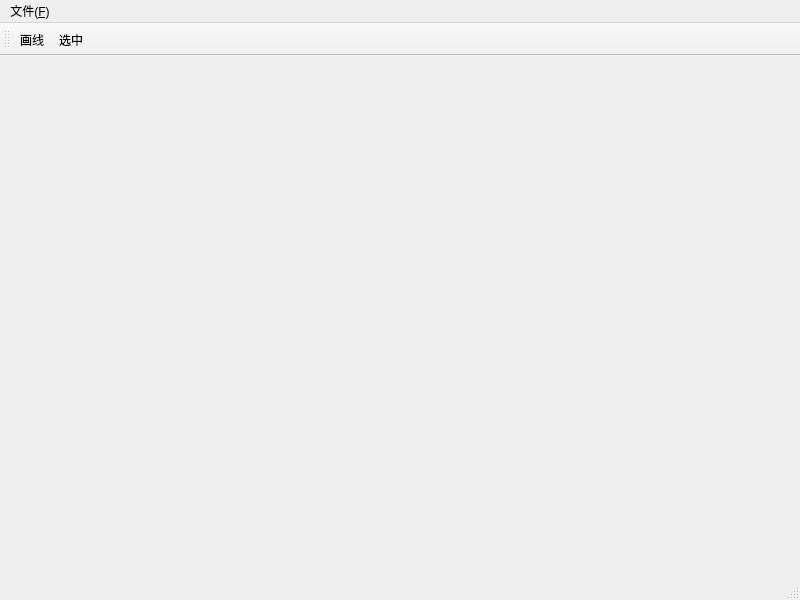
<?xml version="1.0" encoding="UTF-8"?>
<ui version="4.0">
 <class>TestQtClass</class>
 <widget class="QMainWindow" name="TestQtClass">
  <property name="geometry">
   <rect>
    <x>0</x>
    <y>0</y>
    <width>800</width>
    <height>600</height>
   </rect>
  </property>
  <property name="windowTitle">
   <string>TestQt</string>
  </property>
  <widget class="QWidget" name="centralWidget"/>
  <widget class="QStatusBar" name="statusBar"/>
  <widget class="QMenuBar" name="menuBar">
   <property name="geometry">
    <rect>
     <x>0</x>
     <y>0</y>
     <width>800</width>
     <height>23</height>
    </rect>
   </property>
   <widget class="QMenu" name="menu_F">
    <property name="title">
     <string>文件(&amp;F)</string>
    </property>
    <addaction name="newFile"/>
    <addaction name="saveFile"/>
   </widget>
   <addaction name="menu_F"/>
  </widget>
  <widget class="QToolBar" name="mainToolBar">
   <attribute name="toolBarArea">
    <enum>TopToolBarArea</enum>
   </attribute>
   <attribute name="toolBarBreak">
    <bool>false</bool>
   </attribute>
   <addaction name="drawLine"/>
   <addaction name="choose"/>
  </widget>
  <action name="newFile">
   <property name="text">
    <string>新建文件</string>
   </property>
  </action>
  <action name="saveFile">
   <property name="text">
    <string>保存文件</string>
   </property>
  </action>
  <action name="drawLine">
   <property name="checkable">
    <bool>true</bool>
   </property>
   <property name="checked">
    <bool>false</bool>
   </property>
   <property name="icon">
    <iconset resource="testqt.qrc">
     <normaloff>:/TestQt/D:/QtResource/DrawLine.png</normaloff>:/TestQt/D:/QtResource/DrawLine.png</iconset>
   </property>
   <property name="text">
    <string>画线</string>
   </property>
  </action>
  <action name="choose">
   <property name="checkable">
    <bool>true</bool>
   </property>
   <property name="icon">
    <iconset resource="testqt.qrc">
     <normaloff>:/TestQt/D:/QtResource/Choose.png</normaloff>:/TestQt/D:/QtResource/Choose.png</iconset>
   </property>
   <property name="text">
    <string>选中</string>
   </property>
  </action>
 </widget>
 <layoutdefault spacing="6" margin="11"/>
 <resources>
  <include location="testqt.qrc"/>
 </resources>
 <connections/>
</ui>
